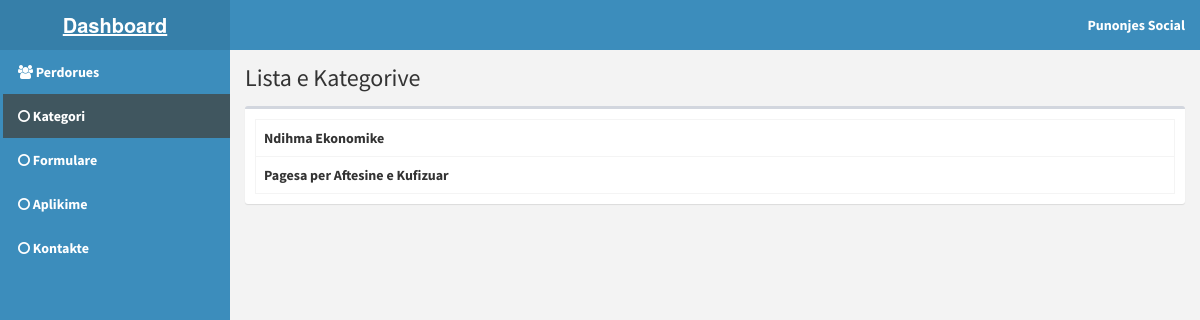
Screenshot of /punonjes/category.php (signed in) with the database file from the repository.
### tables this page shows
CREATE TABLE `users` (
  `id` int(11) NOT NULL,
  `email` varchar(200) NOT NULL,
  `password` varchar(60) NOT NULL,
  `type` int(1) NOT NULL,
  `firstname` varchar(50) NOT NULL,
  `lastname` varchar(50) NOT NULL,
  `address` text NOT NULL,
  `contact_info` varchar(100) NOT NULL,
  `photo` varchar(200) NOT NULL,
  `status` int(1) NOT NULL,
  `activate_code` varchar(15) NOT NULL,
  `reset_code` varchar(15) NOT NULL,
  `created_on` date NOT NULL
);

CREATE TABLE `category` (
  `id` int(11) NOT NULL,
  `name` varchar(100) NOT NULL,
  `cat_slug` varchar(150) NOT NULL
);

### punonjes/includes/session.php (called while the page is built, shortened)
<?php
	include '../includes/conn.php';
	$conn = $pdo->open();
	$stmt = $conn->prepare("SELECT * FROM users WHERE id=:id");
	$stmt->execute(['id'=>$_SESSION['punonjes']]);
	$admin = $stmt->fetch();
?>

### punonjes/category.php (the view, shortened to what this page needs)
<?php include 'includes/session.php'; ?>
<?php include 'includes/header.php'; ?>
<body class="hold-transition skin-blue sidebar-mini">
<div class="wrapper">
  <?php include 'includes/navbar.php'; ?>
  <?php include 'includes/menubar.php'; ?>
  <div class="content-wrapper">
    <section class="content-header">
      <h1>
        Lista e Kategorive
      </h1>
    </section>
    <section class="content">
      <div class="row">
        <div class="col-xs-12">
          <div class="box">
            <div class="box-body">
              <table id="example1" class="table table-bordered">
                <tbody>
                  <?php
                    $conn = $pdo->open();
                    try{
                      $stmt = $conn->prepare("SELECT * FROM category");
                      $stmt->execute();
                      foreach($stmt as $row){
                        echo "
                          <tr>
                            <td>".$row['name']."</td>
                          </tr>
                        ";
                      }
                    }
                    catch(PDOException $e){
                      echo $e->getMessage();
                    }
                  ?>
                </tbody>
              </table>
            </div>
          </div>
        </div>
      </div>
    </section>
  </div>
</div>
</body>
</html>

### punonjes/includes/navbar.php (shortened to what this page needs)
<header class="main-header">
  <a href="home.php" class="logo">
    <span class="logo-lg"><b>Dashboard</span>
  </a>
  <nav class="navbar navbar-static-top">
    <div class="navbar-custom-menu">
      <ul class="nav navbar-nav">
        <li class="dropdown user user-menu">
          <a href="#" class="dropdown-toggle" data-toggle="dropdown">
            <span class="hidden-xs"><?php echo $admin['firstname'].' '.$admin['lastname']; ?></span>
          </a>
        </li>
      </ul>
    </div>
  </nav>
</header>

### css/style.css (style rules this page uses)
.skin-blue .main-header .navbar { background-color: #00a1ff; }
.skin-blue .wrapper, .skin-blue .left-side { background-color: #3c8dbc; }
.main-header { background-color: #3c8dbc; }
.skin-blue .main-header .logo { background-color: #367fa9; color: #ffffff; border-bottom: 0 solid transparent; }
.skin-blue .main-header .navbar .nav > li > a { color: #ffffff; }
.skin-blue .content-header { background: transparent; }
html, body { height: 100%; }
body { font-family: 'Source Sans Pro', 'Helvetica Neue', Helvetica, Arial, sans-serif; font-weight: 400; overflow-x: hidden; overflow-y: auto; }
.wrapper { height: 100%; position: relative; overflow-x: hidden; overflow-y: auto; }
.wrapper:before, .wrapper:after { content: " "; display: table; }
.wrapper:after { clear: both; }
.main-header { position: relative; max-height: 100px; z-index: 1030; }
.hold-transition .content-wrapper, .hold-transition .right-side, .hold-transition .main-footer, .hold-transition .main-sidebar, .hold-transition .left-side, .hold-transition .main-header .navbar, .hold-transition .main-header .logo, .hold-transition .menu-open .fa-angle-left { -webkit-transition: none; -o-transition: none; transition: none; }
.main-header .logo { -webkit-transition: width 0.3s ease-in-out; -o-transition: width 0.3s ease-in-out; transition: width 0.3s ease-in-out; display: block; float: left; height: 50px; font-size: 20px; line-height: 50px; text-align: center; width: 230px; font-family: "Helvetica Neue", Helvetica, Arial, sans-serif; padding: 0 15px; font-weight: 300; overflow: hidden; }
a { color: #337ab7; }
.main-header .navbar { -webkit-transition: margin-left 0.3s ease-in-out; -o-transition: margin-left 0.3s ease-in-out; transition: margin-left 0.3s ease-in-out; margin-bottom: 0; margin-left: 230px; border: none; min-height: 50px; border-radius: 0; }
.main-header .navbar-custom-menu, .main-header .navbar-right { float: right; }
.navbar-custom-menu > .navbar-nav > li { position: relative; }
.content-wrapper { min-height: 100%; background-color: #f3f3f3; z-index: 800; }
.content-wrapper, .main-footer { -webkit-transition: -webkit-transform 0.3s ease-in-out, margin 0.3s ease-in-out; -moz-transition: -moz-transform 0.3s ease-in-out, margin 0.3s ease-in-out; -o-transition: -o-transform 0.3s ease-in-out, margin 0.3s ease-in-out; transition: transform 0.3s ease-in-out, margin 0.3s ease-in-out; margin-left: 230px; z-index: 820; }
.content-header { position: relative; padding: 15px 15px 0 15px; }
.content-header > h1 { margin: 0; font-size: 24px; }
h1, h2, h3, h4, h5, h6, .h1, .h2, .h3, .h4, .h5, .h6 { font-family: 'Source Sans Pro', sans-serif; }
.content { min-height: 250px; padding: 15px; margin-right: auto; margin-left: auto; padding-left: 15px; padding-right: 15px; }
.box { position: relative; border-radius: 3px; background: #ffffff; border-top: 3px solid #d2d6de; margin-bottom: 20px; width: 100%; box-shadow: 0 1px 1px rgba(0, 0, 0, 0.1); }
.box-body { border-top-left-radius: 0; border-top-right-radius: 0; border-bottom-right-radius: 3px; border-bottom-left-radius: 3px; padding: 10px; }
.box-header:before, .box-body:before, .box-footer:before, .box-header:after, .box-body:after, .box-footer:after { content: " "; display: table; }
.box-body > .table { margin-bottom: 0; }
.table-bordered { border: 1px solid #f4f4f4; }
.table-bordered > thead > tr > th, .table-bordered > tbody > tr > th, .table-bordered > tfoot > tr > th, .table-bordered > thead > tr > td, .table-bordered > tbody > tr > td, .table-bordered > tfoot > tr > td { border: 1px solid #f4f4f4; }
.table > thead > tr > th, .table > tbody > tr > th, .table > tfoot > tr > th, .table > thead > tr > td, .table > tbody > tr > td, .table > tfoot > tr > td { border-top: 1px solid #f4f4f4; }
.skin-blue .main-header .navbar { background-color: #3c8dbc; }
.box-header:after, .box-body:after, .box-footer:after { clear: both; }

### rows the page displays
users: firstname "Punonjes", lastname "Social"
category: name "Ndihma Ekonomike"
category: name "Pagesa per Aftesine e Kufizuar"
